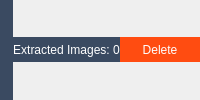
                     <widget class="QFrame" name="frame_28">
                      <property name="styleSheet">
                       <string notr="true"/>
                      </property>
                      <property name="frameShape">
                       <enum>QFrame::NoFrame</enum>
                      </property>
                      <property name="frameShadow">
                       <enum>QFrame::Raised</enum>
                      </property>
                      <layout class="QHBoxLayout" name="horizontalLayout_15">
                       <property name="spacing">
                        <number>0</number>
                       </property>
                       <property name="leftMargin">
                        <number>0</number>
                       </property>
                       <property name="topMargin">
                        <number>0</number>
                       </property>
                       <property name="rightMargin">
                        <number>0</number>
                       </property>
                       <property name="bottomMargin">
                        <number>0</number>
                       </property>
                       <item>
                        <widget class="QFrame" name="frame_61">
                         <property name="maximumSize">
                          <size>
                           <width>100</width>
                           <height>16777215</height>
                          </size>
                         </property>
                         <property name="styleSheet">
                          <string notr="true">background-color: rgb(58, 74, 97);</string>
                         </property>
                         <property name="frameShape">
                          <enum>QFrame::NoFrame</enum>
                         </property>
                         <property name="frameShadow">
                          <enum>QFrame::Raised</enum>
                         </property>
                        </widget>
                       </item>
                       <item>
                        <widget class="QLabel" name="extracted_images_label">
                         <property name="minimumSize">
                          <size>
                           <width>0</width>
                           <height>25</height>
                          </size>
                         </property>
                         <property name="maximumSize">
                          <size>
                           <width>16777215</width>
                           <height>25</height>
                          </size>
                         </property>
                         <property name="styleSheet">
                          <string notr="true">background-color: rgb(58, 74, 97); color: white</string>
                         </property>
                         <property name="text">
                          <string>Extracted Images: 0</string>
                         </property>
                         <property name="alignment">
                          <set>Qt::AlignCenter</set>
                         </property>
                        </widget>
                       </item>
                       <item>
                        <widget class="QFrame" name="frame_62">
                         <property name="maximumSize">
                          <size>
                           <width>100</width>
                           <height>25</height>
                          </size>
                         </property>
                         <property name="styleSheet">
                          <string notr="true">background-color: rgb(255, 76, 17);</string>
                         </property>
                         <property name="frameShape">
                          <enum>QFrame::NoFrame</enum>
                         </property>
                         <property name="frameShadow">
                          <enum>QFrame::Raised</enum>
                         </property>
                         <layout class="QHBoxLayout" name="horizontalLayout_20">
                          <property name="spacing">
                           <number>0</number>
                          </property>
                          <property name="leftMargin">
                           <number>0</number>
                          </property>
                          <property name="topMargin">
                           <number>0</number>
                          </property>
                          <property name="rightMargin">
                           <number>0</number>
                          </property>
                          <property name="bottomMargin">
                           <number>0</number>
                          </property>
                          <item>
                           <widget class="QPushButton" name="delete_button">
                            <property name="maximumSize">
                             <size>
                              <width>100</width>
                              <height>25</height>
                             </size>
                            </property>
                            <property name="styleSheet">
                             <string notr="true">color: white</string>
                            </property>
                            <property name="text">
                             <string>Delete</string>
                            </property>
                            <property name="flat">
                             <bool>true</bool>
                            </property>
                           </widget>
                          </item>
                         </layout>
                        </widget>
                       </item>
                      </layout>
                     </widget>
